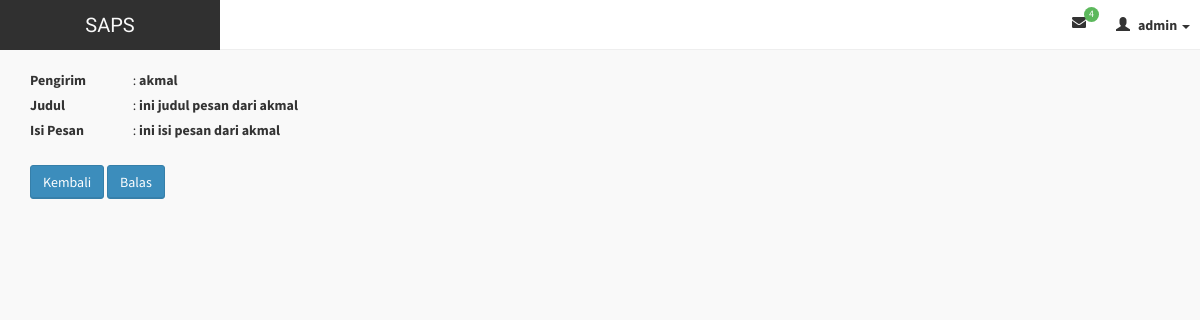
Page /manage/view.php?lihatnr=16 (signed in) on the committed database.
### tables this page shows
CREATE TABLE IF NOT EXISTS `pesan` (
  `id` int(11) NOT NULL AUTO_INCREMENT,
  `dari` varchar(25) NOT NULL,
  `untuk` varchar(25) NOT NULL,
  `judul` varchar(30) NOT NULL,
  `isi` varchar(250) NOT NULL,
  `status` enum('1','0') NOT NULL,
  PRIMARY KEY (`id`)
);

### manage/view.php (the view, shortened to what this page needs)
<?php require_once('../tpl/header.php'); ?>
<div class="wrapper row-offcanvas row-offcanvas-left">
    <aside class="container-fluid">
          <section class="content">
            <?php
              if (isset($_GET['lihatnr'])) {
             ?>
             <form action="" method="get">
             <?php
               if (isset($_GET['lihatnr'])) {
                 $idps= $_GET['lihatnr'];
                 $tampil = $konek->query("select * from pesan where id='$idps'");
                 $pow = $tampil->fetch_array(MYSQLI_BOTH);
               }
             ?>
                 <div class="form-group">
                   <label style="width:100px;">Pengirim </label> :
                   <label><?php if (isset($_GET['lihatnr'])) { echo $pow['1']; }?></label>
                   <br>
                   <label style="width:100px;">Judul </label> :
                   <label><?php if (isset($_GET['lihatnr'])) { echo $pow['3']; }?></label>
                   <br>
                   <label style="width:100px;">Isi Pesan </label> :
                   <label><?php if (isset($_GET['lihatnr'])) { echo $pow['4']; }?></label>
                   <br>
                   <br>
                   <a href="surat-masuk.php" class="btn btn-primary">Kembali</a>
                   <a href="reply.php?send=<?php echo $pow['0']; ?>" class="btn btn-primary">Balas</a>
                 </div>
                 </form>
              <?php
            }
               ?>
          </section>
    </aside>
</div>
<?php require_once('../tpl/footer.php'); ?>

### assets/css/AdminLTE.css (style rules this page uses)
html, body { overflow-x: hidden!important; font-family: 'Source Sans Pro', sans-serif; -webkit-font-smoothing: antialiased; min-height: 100%; background: #f9f9f9; }
a { color: #3c8dbc; }
.wrapper { min-height: 100%; }
.wrapper:before, .wrapper:after { display: table; content: " "; }
.wrapper:after { clear: both; }
.content { padding: 20px 15px; background: #f9f9f9; }
.btn { font-weight: 500; -webkit-border-radius: 3px; -moz-border-radius: 3px; border-radius: 3px; border: 1px solid transparent; -webkit-box-shadow: inset 0px -2px 0px 0px rgba(0, 0, 0, 0.09); -moz-box-shadow: inset 0px -2px 0px 0px rgba(0, 0, 0, 0.09); box-shadow: inset 0px -1px 0px 0px rgba(0, 0, 0, 0.09); }
.btn.btn-primary { background-color: #3c8dbc; border-color: #367fa9; }

### rows in the picture
pesan: dari "akmal", judul "ini judul pesan dari akmal", isi "ini isi pesan dari akmal"

### other values in the picture
mysqli_num_rows($notif) "4"
$_SESSION['username'] "admin"
